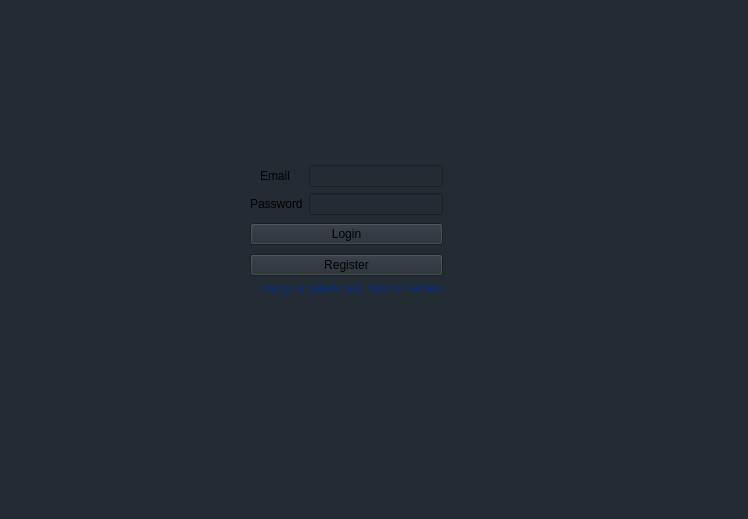
<?xml version="1.0" encoding="UTF-8"?>
<ui version="4.0">
 <class>MainWindow</class>
 <widget class="QMainWindow" name="MainWindow">
  <property name="geometry">
   <rect>
    <x>0</x>
    <y>0</y>
    <width>748</width>
    <height>519</height>
   </rect>
  </property>
  <property name="windowTitle">
   <string>MainWindow</string>
  </property>
  <property name="styleSheet">
   <string notr="true">background-color: rgb(36, 44, 51);</string>
  </property>
  <widget class="QWidget" name="centralwidget">
   <widget class="QLabel" name="label_3">
    <property name="geometry">
     <rect>
      <x>180</x>
      <y>20</y>
      <width>321</width>
      <height>91</height>
     </rect>
    </property>
    <property name="text">
     <string/>
    </property>
    <property name="pixmap">
     <pixmap>:/icons/icons/lock_vox_logo1.png</pixmap>
    </property>
    <property name="scaledContents">
     <bool>true</bool>
    </property>
   </widget>
   <widget class="QLabel" name="label_4">
    <property name="geometry">
     <rect>
      <x>260</x>
      <y>280</y>
      <width>181</width>
      <height>16</height>
     </rect>
    </property>
    <property name="palette">
     <palette>
      <active>
       <colorrole role="WindowText">
        <brush brushstyle="SolidPattern">
         <color alpha="255">
          <red>0</red>
          <green>45</green>
          <blue>141</blue>
         </color>
        </brush>
       </colorrole>
       <colorrole role="Button">
        <brush brushstyle="SolidPattern">
         <color alpha="255">
          <red>36</red>
          <green>44</green>
          <blue>51</blue>
         </color>
        </brush>
       </colorrole>
       <colorrole role="Light">
        <brush brushstyle="SolidPattern">
         <color alpha="255">
          <red>125</red>
          <green>164</green>
          <blue>255</blue>
         </color>
        </brush>
       </colorrole>
       <colorrole role="Midlight">
        <brush brushstyle="SolidPattern">
         <color alpha="255">
          <red>72</red>
          <green>124</green>
          <blue>247</blue>
         </color>
        </brush>
       </colorrole>
       <colorrole role="Dark">
        <brush brushstyle="SolidPattern">
         <color alpha="255">
          <red>9</red>
          <green>43</green>
          <blue>120</blue>
         </color>
        </brush>
       </colorrole>
       <colorrole role="Mid">
        <brush brushstyle="SolidPattern">
         <color alpha="255">
          <red>13</red>
          <green>57</green>
          <blue>160</blue>
         </color>
        </brush>
       </colorrole>
       <colorrole role="Text">
        <brush brushstyle="SolidPattern">
         <color alpha="255">
          <red>0</red>
          <green>0</green>
          <blue>0</blue>
         </color>
        </brush>
       </colorrole>
       <colorrole role="BrightText">
        <brush brushstyle="SolidPattern">
         <color alpha="255">
          <red>255</red>
          <green>255</green>
          <blue>255</blue>
         </color>
        </brush>
       </colorrole>
       <colorrole role="ButtonText">
        <brush brushstyle="SolidPattern">
         <color alpha="255">
          <red>0</red>
          <green>0</green>
          <blue>0</blue>
         </color>
        </brush>
       </colorrole>
       <colorrole role="Base">
        <brush brushstyle="SolidPattern">
         <color alpha="255">
          <red>36</red>
          <green>44</green>
          <blue>51</blue>
         </color>
        </brush>
       </colorrole>
       <colorrole role="Window">
        <brush brushstyle="SolidPattern">
         <color alpha="255">
          <red>36</red>
          <green>44</green>
          <blue>51</blue>
         </color>
        </brush>
       </colorrole>
       <colorrole role="Shadow">
        <brush brushstyle="SolidPattern">
         <color alpha="255">
          <red>0</red>
          <green>0</green>
          <blue>0</blue>
         </color>
        </brush>
       </colorrole>
       <colorrole role="AlternateBase">
        <brush brushstyle="SolidPattern">
         <color alpha="255">
          <red>137</red>
          <green>170</green>
          <blue>247</blue>
         </color>
        </brush>
       </colorrole>
       <colorrole role="ToolTipBase">
        <brush brushstyle="SolidPattern">
         <color alpha="255">
          <red>255</red>
          <green>255</green>
          <blue>220</blue>
         </color>
        </brush>
       </colorrole>
       <colorrole role="ToolTipText">
        <brush brushstyle="SolidPattern">
         <color alpha="255">
          <red>0</red>
          <green>0</green>
          <blue>0</blue>
         </color>
        </brush>
       </colorrole>
       <colorrole role="PlaceholderText">
        <brush brushstyle="SolidPattern">
         <color alpha="128">
          <red>0</red>
          <green>0</green>
          <blue>0</blue>
         </color>
        </brush>
       </colorrole>
      </active>
      <inactive>
       <colorrole role="WindowText">
        <brush brushstyle="SolidPattern">
         <color alpha="255">
          <red>0</red>
          <green>45</green>
          <blue>141</blue>
         </color>
        </brush>
       </colorrole>
       <colorrole role="Button">
        <brush brushstyle="SolidPattern">
         <color alpha="255">
          <red>36</red>
          <green>44</green>
          <blue>51</blue>
         </color>
        </brush>
       </colorrole>
       <colorrole role="Light">
        <brush brushstyle="SolidPattern">
         <color alpha="255">
          <red>125</red>
          <green>164</green>
          <blue>255</blue>
         </color>
        </brush>
       </colorrole>
       <colorrole role="Midlight">
        <brush brushstyle="SolidPattern">
         <color alpha="255">
          <red>72</red>
          <green>124</green>
          <blue>247</blue>
         </color>
        </brush>
       </colorrole>
       <colorrole role="Dark">
        <brush brushstyle="SolidPattern">
         <color alpha="255">
          <red>9</red>
          <green>43</green>
          <blue>120</blue>
         </color>
        </brush>
       </colorrole>
       <colorrole role="Mid">
        <brush brushstyle="SolidPattern">
         <color alpha="255">
          <red>13</red>
          <green>57</green>
          <blue>160</blue>
         </color>
        </brush>
       </colorrole>
       <colorrole role="Text">
        <brush brushstyle="SolidPattern">
         <color alpha="255">
          <red>0</red>
          <green>0</green>
          <blue>0</blue>
         </color>
        </brush>
       </colorrole>
       <colorrole role="BrightText">
        <brush brushstyle="SolidPattern">
         <color alpha="255">
          <red>255</red>
          <green>255</green>
          <blue>255</blue>
         </color>
        </brush>
       </colorrole>
       <colorrole role="ButtonText">
        <brush brushstyle="SolidPattern">
         <color alpha="255">
          <red>0</red>
          <green>0</green>
          <blue>0</blue>
         </color>
        </brush>
       </colorrole>
       <colorrole role="Base">
        <brush brushstyle="SolidPattern">
         <color alpha="255">
          <red>36</red>
          <green>44</green>
          <blue>51</blue>
         </color>
        </brush>
       </colorrole>
       <colorrole role="Window">
        <brush brushstyle="SolidPattern">
         <color alpha="255">
          <red>36</red>
          <green>44</green>
          <blue>51</blue>
         </color>
        </brush>
       </colorrole>
       <colorrole role="Shadow">
        <brush brushstyle="SolidPattern">
         <color alpha="255">
          <red>0</red>
          <green>0</green>
          <blue>0</blue>
         </color>
        </brush>
       </colorrole>
       <colorrole role="AlternateBase">
        <brush brushstyle="SolidPattern">
         <color alpha="255">
          <red>137</red>
          <green>170</green>
          <blue>247</blue>
         </color>
        </brush>
       </colorrole>
       <colorrole role="ToolTipBase">
        <brush brushstyle="SolidPattern">
         <color alpha="255">
          <red>255</red>
          <green>255</green>
          <blue>220</blue>
         </color>
        </brush>
       </colorrole>
       <colorrole role="ToolTipText">
        <brush brushstyle="SolidPattern">
         <color alpha="255">
          <red>0</red>
          <green>0</green>
          <blue>0</blue>
         </color>
        </brush>
       </colorrole>
       <colorrole role="PlaceholderText">
        <brush brushstyle="SolidPattern">
         <color alpha="128">
          <red>0</red>
          <green>0</green>
          <blue>0</blue>
         </color>
        </brush>
       </colorrole>
      </inactive>
      <disabled>
       <colorrole role="WindowText">
        <brush brushstyle="SolidPattern">
         <color alpha="255">
          <red>9</red>
          <green>43</green>
          <blue>120</blue>
         </color>
        </brush>
       </colorrole>
       <colorrole role="Button">
        <brush brushstyle="SolidPattern">
         <color alpha="255">
          <red>36</red>
          <green>44</green>
          <blue>51</blue>
         </color>
        </brush>
       </colorrole>
       <colorrole role="Light">
        <brush brushstyle="SolidPattern">
         <color alpha="255">
          <red>125</red>
          <green>164</green>
          <blue>255</blue>
         </color>
        </brush>
       </colorrole>
       <colorrole role="Midlight">
        <brush brushstyle="SolidPattern">
         <color alpha="255">
          <red>72</red>
          <green>124</green>
          <blue>247</blue>
         </color>
        </brush>
       </colorrole>
       <colorrole role="Dark">
        <brush brushstyle="SolidPattern">
         <color alpha="255">
          <red>9</red>
          <green>43</green>
          <blue>120</blue>
         </color>
        </brush>
       </colorrole>
       <colorrole role="Mid">
        <brush brushstyle="SolidPattern">
         <color alpha="255">
          <red>13</red>
          <green>57</green>
          <blue>160</blue>
         </color>
        </brush>
       </colorrole>
       <colorrole role="Text">
        <brush brushstyle="SolidPattern">
         <color alpha="255">
          <red>9</red>
          <green>43</green>
          <blue>120</blue>
         </color>
        </brush>
       </colorrole>
       <colorrole role="BrightText">
        <brush brushstyle="SolidPattern">
         <color alpha="255">
          <red>255</red>
          <green>255</green>
          <blue>255</blue>
         </color>
        </brush>
       </colorrole>
       <colorrole role="ButtonText">
        <brush brushstyle="SolidPattern">
         <color alpha="255">
          <red>9</red>
          <green>43</green>
          <blue>120</blue>
         </color>
        </brush>
       </colorrole>
       <colorrole role="Base">
        <brush brushstyle="SolidPattern">
         <color alpha="255">
          <red>36</red>
          <green>44</green>
          <blue>51</blue>
         </color>
        </brush>
       </colorrole>
       <colorrole role="Window">
        <brush brushstyle="SolidPattern">
         <color alpha="255">
          <red>36</red>
          <green>44</green>
          <blue>51</blue>
         </color>
        </brush>
       </colorrole>
       <colorrole role="Shadow">
        <brush brushstyle="SolidPattern">
         <color alpha="255">
          <red>0</red>
          <green>0</green>
          <blue>0</blue>
         </color>
        </brush>
       </colorrole>
       <colorrole role="AlternateBase">
        <brush brushstyle="SolidPattern">
         <color alpha="255">
          <red>19</red>
          <green>85</green>
          <blue>240</blue>
         </color>
        </brush>
       </colorrole>
       <colorrole role="ToolTipBase">
        <brush brushstyle="SolidPattern">
         <color alpha="255">
          <red>255</red>
          <green>255</green>
          <blue>220</blue>
         </color>
        </brush>
       </colorrole>
       <colorrole role="ToolTipText">
        <brush brushstyle="SolidPattern">
         <color alpha="255">
          <red>0</red>
          <green>0</green>
          <blue>0</blue>
         </color>
        </brush>
       </colorrole>
       <colorrole role="PlaceholderText">
        <brush brushstyle="SolidPattern">
         <color alpha="128">
          <red>0</red>
          <green>0</green>
          <blue>0</blue>
         </color>
        </brush>
       </colorrole>
      </disabled>
     </palette>
    </property>
    <property name="font">
     <font>
      <weight>50</weight>
      <bold>false</bold>
     </font>
    </property>
    <property name="cursor">
     <cursorShape>PointingHandCursor</cursorShape>
    </property>
    <property name="autoFillBackground">
     <bool>false</bool>
    </property>
    <property name="text">
     <string>lost your password, click to retrieve it</string>
    </property>
   </widget>
   <widget class="QWidget" name="layoutWidget">
    <property name="geometry">
     <rect>
      <x>250</x>
      <y>160</y>
      <width>193</width>
      <height>116</height>
     </rect>
    </property>
    <layout class="QVBoxLayout" name="verticalLayout_3">
     <item>
      <widget class="QSplitter" name="splitter">
       <property name="orientation">
        <enum>Qt::Vertical</enum>
       </property>
       <widget class="QWidget" name="layoutWidget">
        <layout class="QVBoxLayout" name="verticalLayout_2">
         <property name="topMargin">
          <number>0</number>
         </property>
         <property name="rightMargin">
          <number>0</number>
         </property>
         <property name="bottomMargin">
          <number>0</number>
         </property>
         <item>
          <layout class="QVBoxLayout" name="verticalLayout">
           <item>
            <layout class="QHBoxLayout" name="horizontalLayout">
             <property name="spacing">
              <number>19</number>
             </property>
             <property name="leftMargin">
              <number>10</number>
             </property>
             <property name="topMargin">
              <number>3</number>
             </property>
             <item>
              <widget class="QLabel" name="label">
               <property name="text">
                <string>Email</string>
               </property>
              </widget>
             </item>
             <item>
              <widget class="QLineEdit" name="lineEdit">
               <property name="placeholderText">
                <string/>
               </property>
              </widget>
             </item>
            </layout>
           </item>
           <item>
            <layout class="QHBoxLayout" name="horizontalLayout_2">
             <item>
              <widget class="QLabel" name="label_2">
               <property name="text">
                <string>Password</string>
               </property>
               <property name="textFormat">
                <enum>Qt::AutoText</enum>
               </property>
              </widget>
             </item>
             <item>
              <widget class="QLineEdit" name="lineEdit_2">
               <property name="text">
                <string/>
               </property>
              </widget>
             </item>
            </layout>
           </item>
          </layout>
         </item>
         <item>
          <widget class="QPushButton" name="pushButton">
           <property name="text">
            <string>Login</string>
           </property>
          </widget>
         </item>
        </layout>
       </widget>
      </widget>
     </item>
     <item>
      <widget class="QPushButton" name="pushButton_2">
       <property name="text">
        <string>Register</string>
       </property>
      </widget>
     </item>
    </layout>
   </widget>
  </widget>
  <widget class="QStatusBar" name="statusbar"/>
 </widget>
 <resources/>
 <connections/>
</ui>
